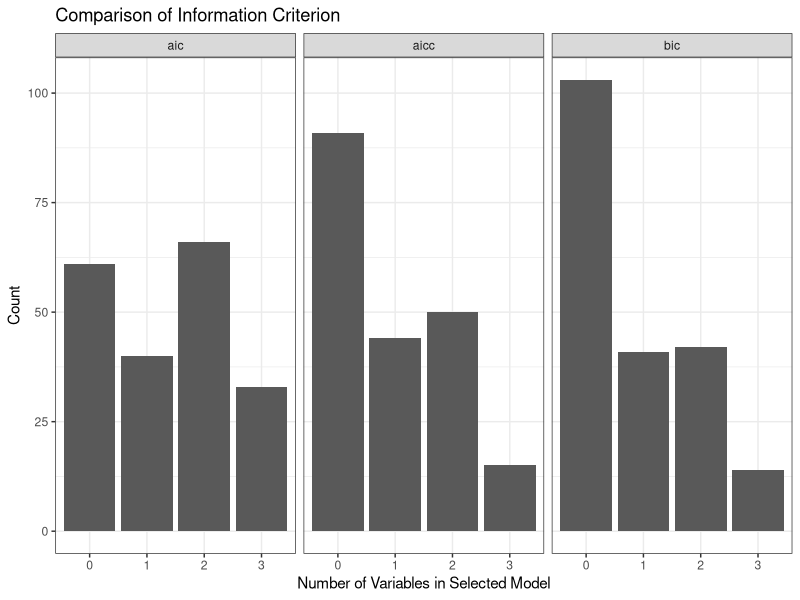
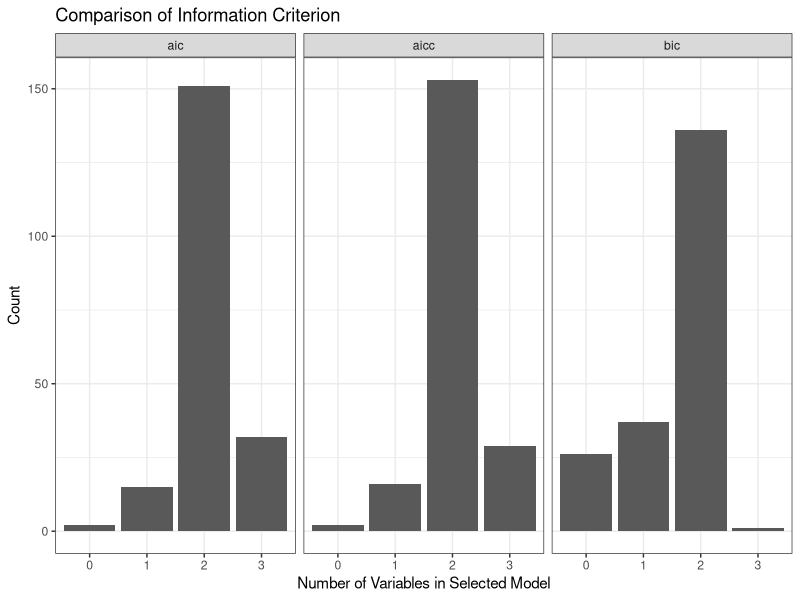
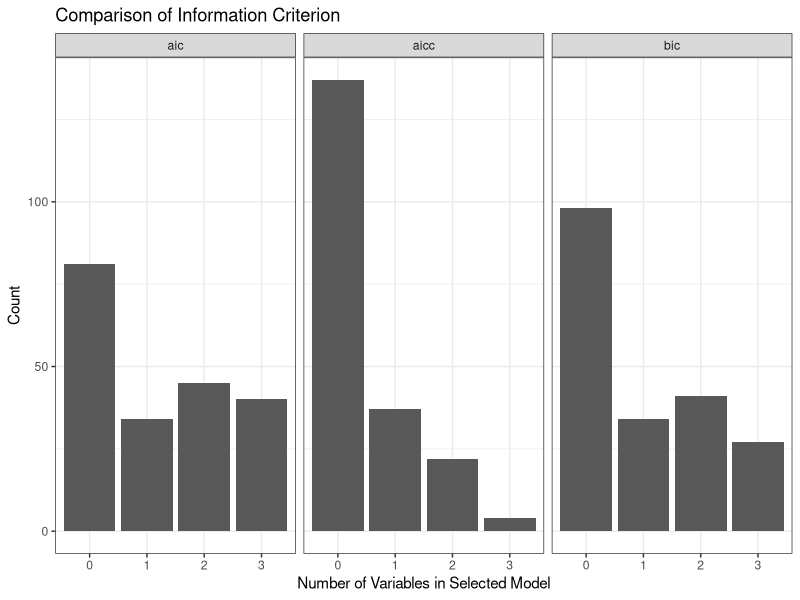
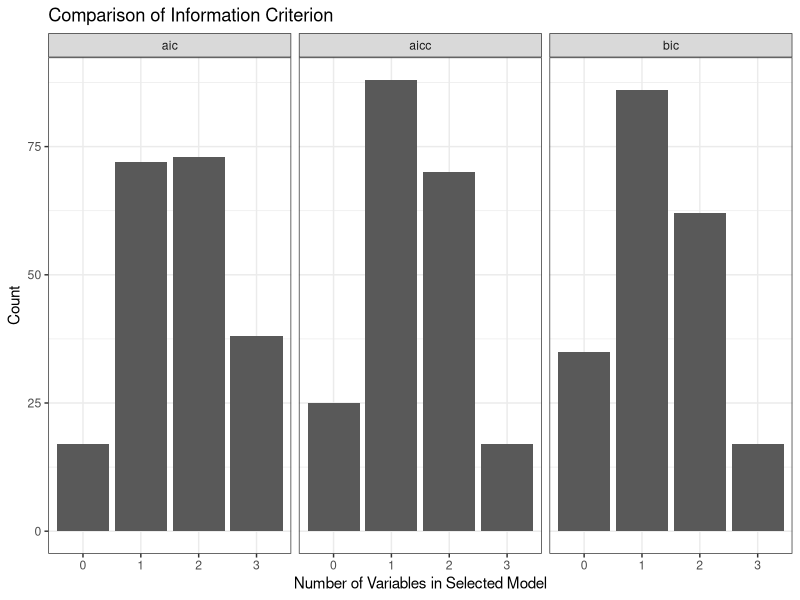
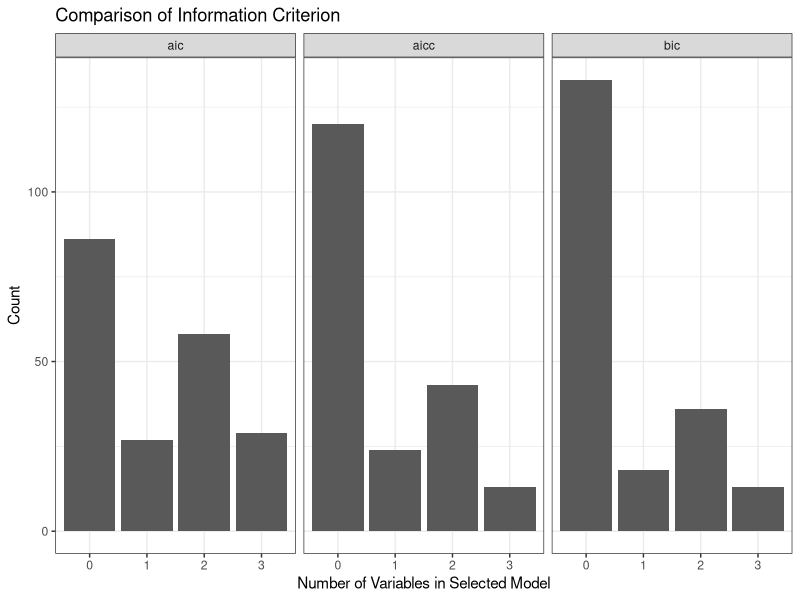
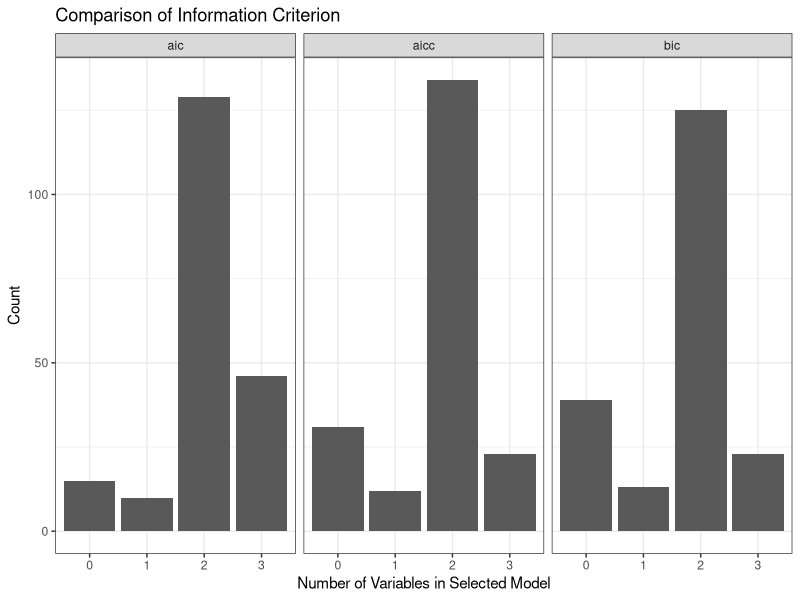
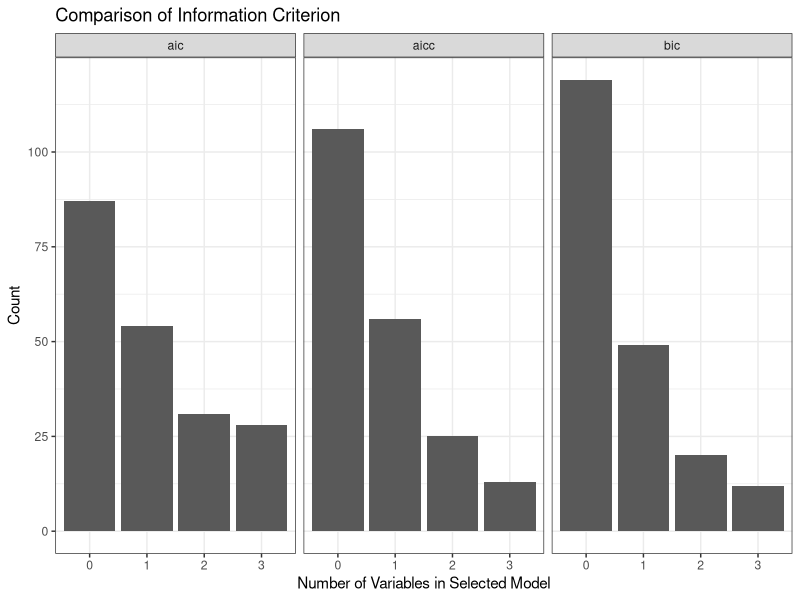
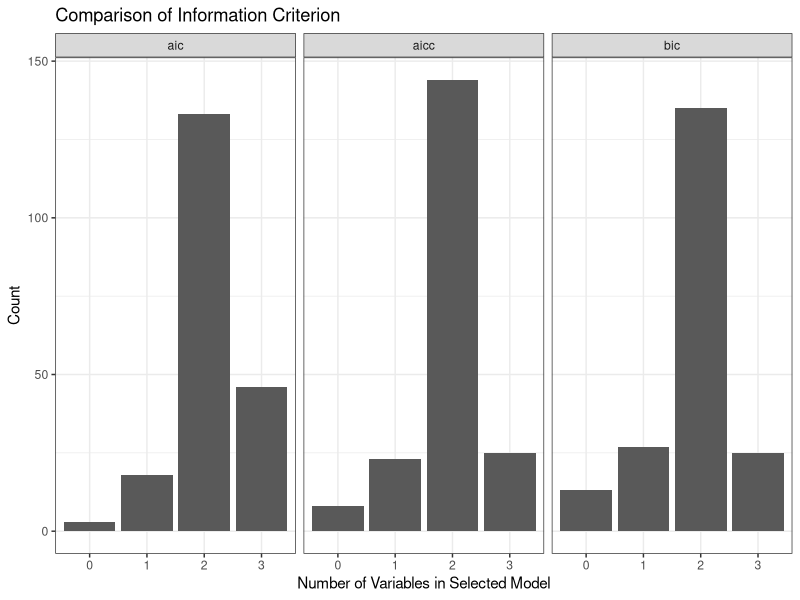

Write R code to recreate these figures, in order.
# Simulation of regression to COMPARE MODEL SELECTION CRITERIA
#   on models with different numbers of variables
# Model is E(Y) = 0 + 1 X1 + 1 X2 + e   with e~N(0,1)
# Three variables are measured: x1,x2,x3.  All are generated U(0,1)

# We fit 4 models: 
#   0: intercept only   1: X1   2: X1, X2    3: X1, X2, X3
# We then compute the AIC, AICC, and BIC for each model
# We determine which model has the best value for each criterion.
# Finally, we make a histogram of the models.


set.seed(392039853)

reps <- 200 # Number of data sets
N <- 20      # Sample size

# Prepare for looping over reps
counter <- 1
save.ic<- matrix(data=NA, ncol=12, nrow=reps)

# Loop to generate data, analyze, and save results
for(counter in c(1:reps)){
x1 <- runif(n=N)
x2 <- runif(n=N)
x3 <- runif(n=N)
ep <- rnorm(n=N)
y <- x1 + x2 + ep

# Fit model "*" and store object in "reg*"

reg0 <- lm(y~1) # Intercept only
aic0 <- extractAIC(reg0,k=2)[2]
bic0 <- extractAIC(reg0,k=log(N))[2]
aicc0 <- aic0 + 2 * reg0$rank * (reg0$rank + 1) / (N- reg0$rank -1)

reg1 <- lm(y~x1)
aic1 <- extractAIC(reg1,k=2)[2]
bic1 <- extractAIC(reg1,k=log(N))[2]
aicc1 <- aic1 + 2 * reg1$rank * (reg1$rank + 1) / (N- reg1$rank -1)

reg2 <- lm(y~x1 + x2)
aic2 <- extractAIC(reg2,k=2)[2]
bic2 <- extractAIC(reg2,k=log(N))[2]
aicc2 <- aic2 + 2 * reg2$rank * (reg2$rank + 1) / (N- reg2$rank -1)

reg3 <- lm(y~x1 + x2 + x3)
aic3 <- extractAIC(reg3,k=2)[2]
bic3 <- extractAIC(reg3,k=log(N))[2]
aicc3 <- aic3 + 2 * reg3$rank * (reg3$rank + 1) / (N- reg3$rank -1)

save.ic[counter,] <- c(aic0, aic1, aic2, aic3, bic0, bic1, bic2, bic3, aicc0, aicc1, aicc2, aicc3)

}

# For each IC, figure out which column (model) holds the smallest value, and same model numbers
model.aic <- table(max.col(-save.ic[,1:4]) - 1)
model.bic <- table(max.col(-save.ic[,5:8]) - 1)
model.aicc <- table(max.col(-save.ic[,9:12]) - 1)

library(tidyverse)


lazy_fn <- function(N, b_1, b_2){
  # Run all the code from above but write a function to be lazy about it
  # Not necessarily efficient but more digestible
  set.seed(392039853)
  
  reps <- 200 # Number of data sets
  N <- N      # Sample size
  
  # Prepare for looping over reps
  counter <- 1
  save.ic<- matrix(data=NA, ncol=12, nrow=reps)
  
  # Loop to generate data, analyze, and save results
  for(counter in c(1:reps)){
    x1 <- runif(n=N)
    x2 <- runif(n=N)
    x3 <- runif(n=N)
    ep <- rnorm(n=N)
    y <- b_1 * x1 + b_2 * x2 + ep
    
    # Fit model "*" and store object in "reg*"
    
    reg0 <- lm(y~1) # Intercept only
    aic0 <- extractAIC(reg0,k=2)[2]
    bic0 <- extractAIC(reg0,k=log(N))[2]
    aicc0 <- aic0 + 2 * reg0$rank * (reg0$rank + 1) / (N- reg0$rank -1)
    
    reg1 <- lm(y~x1)
    aic1 <- extractAIC(reg1,k=2)[2]
    bic1 <- extractAIC(reg1,k=log(N))[2]
    aicc1 <- aic1 + 2 * reg1$rank * (reg1$rank + 1) / (N- reg1$rank -1)
    
    reg2 <- lm(y~x1 + x2)
    aic2 <- extractAIC(reg2,k=2)[2]
    bic2 <- extractAIC(reg2,k=log(N))[2]
    aicc2 <- aic2 + 2 * reg2$rank * (reg2$rank + 1) / (N- reg2$rank -1)
    
    reg3 <- lm(y~x1 + x2 + x3)
    aic3 <- extractAIC(reg3,k=2)[2]
    bic3 <- extractAIC(reg3,k=log(N))[2]
    aicc3 <- aic3 + 2 * reg3$rank * (reg3$rank + 1) / (N- reg3$rank -1)
    
    save.ic[counter,] <- c(aic0, aic1, aic2, aic3, bic0, bic1, bic2, bic3, aicc0, aicc1, aicc2, aicc3)
  }
  
  testing <- save.ic %>%
    as.data.frame()
  
  names(testing) <- c("aic0", "aic1", "aic2", "aic3", 'bic0', 'bic1', "bic2", 'bic3', 'aicc0', "aicc1", 'aicc2', "aicc3")
  
  testing_2 <- testing %>%
    gather(key = "Criterion", value = "Value") %>%
    group_by(Criterion) %>%
    mutate(rep = row_number(),
           general_method = case_when(str_detect(Criterion, "aic[0-9]$") ~ "aic",
                                      str_detect(Criterion, "bic[0-9]$") ~ "bic",
                                      TRUE ~ "aicc"),
           n_vars = str_extract(Criterion, "[0-9]$")) %>%
    group_by(rep, general_method) %>%
    arrange(Value) %>% # default is ascending
    summarize(n_vars_min = first(n_vars))
  
  # FOr some reason needed to wrap this to force display
  plot(testing_2 %>%
    ggplot(aes(x = n_vars_min)) +
    geom_bar() +
    ggtitle("Comparison of Information Criterion") + xlab("Number of Variables in Selected Model") +
    ylab("Count") +
    facet_wrap(~ general_method) +
    theme_bw())
  
  
  return(testing_2 %>% group_by(general_method, n_vars_min) %>%
           summarize(count_of_min = length(n_vars_min)))
}

# baseline
lazy_fn(20, 1, 1)
# (a)  Increase the sample size to 100.
lazy_fn(100, 1, 1)
# (b)  Decrease the sample size to 10.
lazy_fn(10, 1, 1)
# (c)  Increase β1 to 2.
lazy_fn(20, 2, 1)
# (d)  Decrease β1 to 0.5.
lazy_fn(20, 0.5, 1)
# (e)  Increase β2 to 2.
lazy_fn(20, 1, 2)
# (f)  Decrease β2 to 0.5.
lazy_fn(20, 1, 0.5)
# (g)  Increase both β1 and β2 to 2
lazy_fn(20, 2, 2)